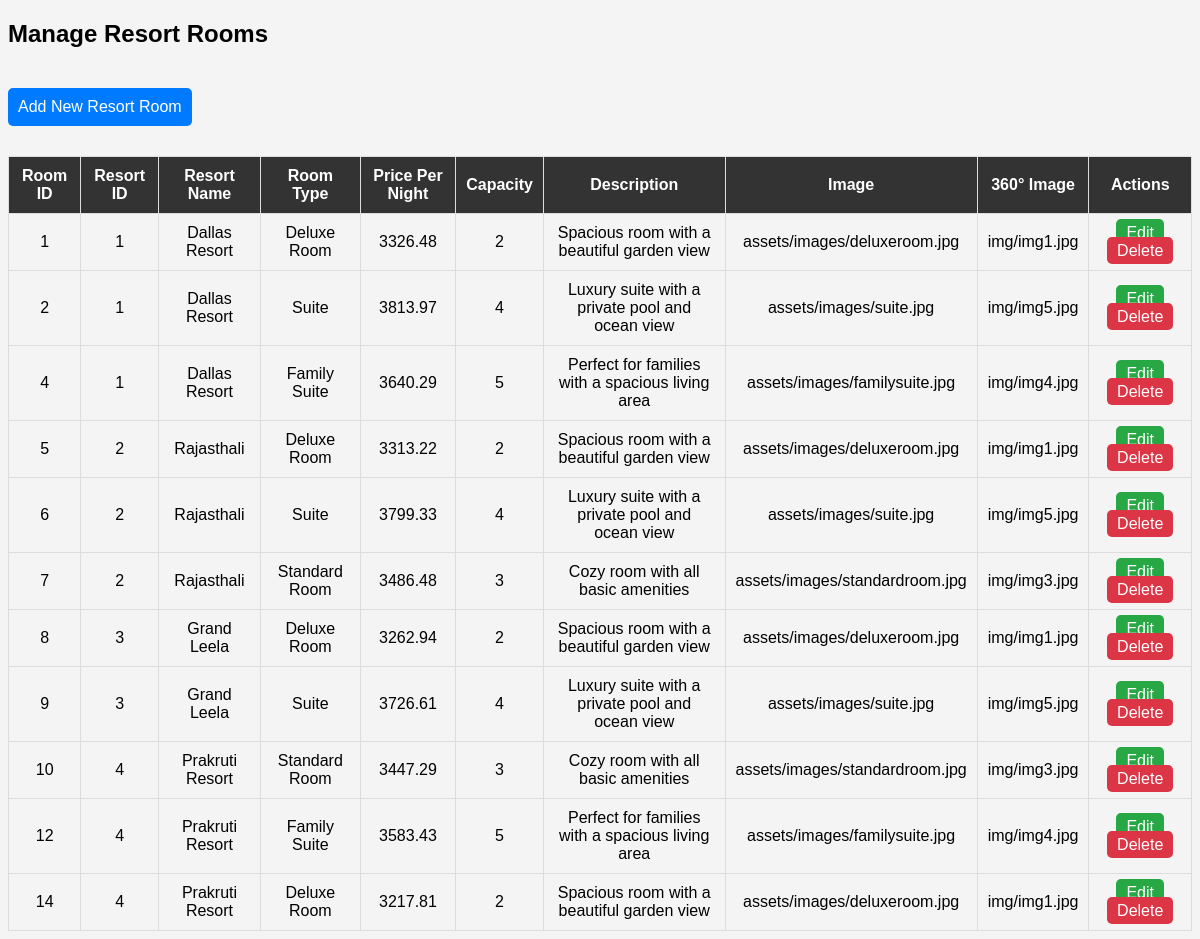
The app's page /admin/resortrooms.php (signed in) with its own data.
### tables this page shows
CREATE TABLE `rooms2` (
  `room_id` int(11) NOT NULL,
  `resort_id` int(11) NOT NULL,
  `resort_name` varchar(255) NOT NULL,
  `room_type` varchar(255) NOT NULL,
  `price_per_night` decimal(10,2) NOT NULL,
  `capacity` int(11) DEFAULT 1,
  `description` text DEFAULT NULL,
  `image_url` varchar(255) NOT NULL,
  `360_image_url` varchar(255) NOT NULL,
  `created_at` timestamp NOT NULL DEFAULT current_timestamp()
);

### admin/resortrooms.php (the view, shortened to what this page needs)
<?php
$conn = mysqli_connect("localhost", "root", "", "bookmyroom") or die("Database Error");
$result = mysqli_query($conn, "SELECT * FROM rooms2");
?>
<!DOCTYPE html>
<html lang="en">
<head>
</head>
<body>
    <h2>Manage Resort Rooms</h2>
    <a href="insertresortroom.php" class="add-btn">Add New Resort Room</a>
    <table>
        <tr>
            <th>Room ID</th>
            <th>Resort ID</th>
            <th>Resort Name</th>
            <th>Room Type</th>
            <th>Price Per Night</th>
            <th>Capacity</th>
            <th>Description</th>
            <th>Image</th>
            <th>360° Image</th>
            <th>Actions</th>
        </tr>
        <?php while ($row = mysqli_fetch_assoc($result)): ?>
            <tr>
                <td><?php echo htmlspecialchars($row['room_id']); ?></td>
                <td><?php echo htmlspecialchars($row['resort_id']); ?></td>
                <td><?php echo htmlspecialchars($row['resort_name']); ?></td>
                <td><?php echo htmlspecialchars($row['room_type']); ?></td>
                <td><?php echo htmlspecialchars($row['price_per_night']); ?></td>
                <td><?php echo htmlspecialchars($row['capacity']); ?></td>
                <td><?php echo htmlspecialchars($row['description']); ?></td>
                <td><?php echo htmlspecialchars($row['image_url']); ?></td>
                <td><?php echo htmlspecialchars($row['360_image_url']); ?></td>
                <td>
                    <a href="editresortroom.php?room_id=<?php echo $row['room_id']; ?>" class="edit-btn">Edit</a>
                    <a href="deleteresortroom.php?room_id=<?php echo $row['room_id']; ?>" class="delete-btn" onclick="return confirm('Are you sure you want to delete this room?');">Delete</a>
                </td>
            </tr>
        <?php endwhile; ?>
    </table>
</body>
</html>

### admin/resortrooms.php (style rules this page uses)
body { font-family: Arial, sans-serif; background-color: #f4f4f4; }
table { width: 100%; border-collapse: collapse; margin-top: 20px; }
th, td { border: 1px solid #ddd; padding: 10px; text-align: center; }
th { background-color: #333; color: white; }
a { text-decoration: none; padding: 5px 10px; border-radius: 5px; color: white; }
.edit-btn { background-color: #28a745; }
.delete-btn { background-color: #dc3545; }
.add-btn { background-color: #007bff; padding: 10px; margin-top: 20px; display: inline-block; margin-bottom: 10px; }

### records on screen
rooms2: room_id "1", resort "1", resort_name "Dallas Resort", room_type "Deluxe Room", price_per_night "3326.48", capacity "2", description "Spacious room with a beautiful garden view", image_url "assets/images/deluxeroom.jpg", 360_image_url "img/img1.jpg"
rooms2: room_id "2", resort "1", resort_name "Dallas Resort", room_type "Suite", price_per_night "3813.97", capacity "4", description "Luxury suite with a private pool and ocean view", image_url "assets/images/suite.jpg", 360_image_url "img/img5.jpg"
rooms2: room_id "4", resort "1", resort_name "Dallas Resort", room_type "Family Suite", price_per_night "3640.29", capacity "5", description "Perfect for families with a spacious living area", image_url "assets/images/familysuite.jpg", 360_image_url "img/img4.jpg"
rooms2: room_id "5", resort "2", resort_name "Rajasthali", room_type "Deluxe Room", price_per_night "3313.22", capacity "2", description "Spacious room with a beautiful garden view", image_url "assets/images/deluxeroom.jpg", 360_image_url "img/img1.jpg"
rooms2: room_id "6", resort "2", resort_name "Rajasthali", room_type "Suite", price_per_night "3799.33", capacity "4", description "Luxury suite with a private pool and ocean view", image_url "assets/images/suite.jpg", 360_image_url "img/img5.jpg"
rooms2: room_id "7", resort "2", resort_name "Rajasthali", room_type "Standard Room", price_per_night "3486.48", capacity "3", description "Cozy room with all basic amenities", image_url "assets/images/standardroom.jpg", 360_image_url "img/img3.jpg"
rooms2: room_id "8", resort "3", resort_name "Grand Leela", room_type "Deluxe Room", price_per_night "3262.94", capacity "2", description "Spacious room with a beautiful garden view", image_url "assets/images/deluxeroom.jpg", 360_image_url "img/img1.jpg"
rooms2: room_id "9", resort "3", resort_name "Grand Leela", room_type "Suite", price_per_night "3726.61", capacity "4", description "Luxury suite with a private pool and ocean view", image_url "assets/images/suite.jpg", 360_image_url "img/img5.jpg"
rooms2: room_id "10", resort "4", resort_name "Prakruti Resort", room_type "Standard Room", price_per_night "3447.29", capacity "3", description "Cozy room with all basic amenities", image_url "assets/images/standardroom.jpg", 360_image_url "img/img3.jpg"
rooms2: room_id "12", resort "4", resort_name "Prakruti Resort", room_type "Family Suite", price_per_night "3583.43", capacity "5", description "Perfect for families with a spacious living area", image_url "assets/images/familysuite.jpg", 360_image_url "img/img4.jpg"
rooms2: room_id "14", resort "4", resort_name "Prakruti Resort", room_type "Deluxe Room", price_per_night "3217.81", capacity "2", description "Spacious room with a beautiful garden view", image_url "assets/images/deluxeroom.jpg", 360_image_url "img/img1.jpg"
